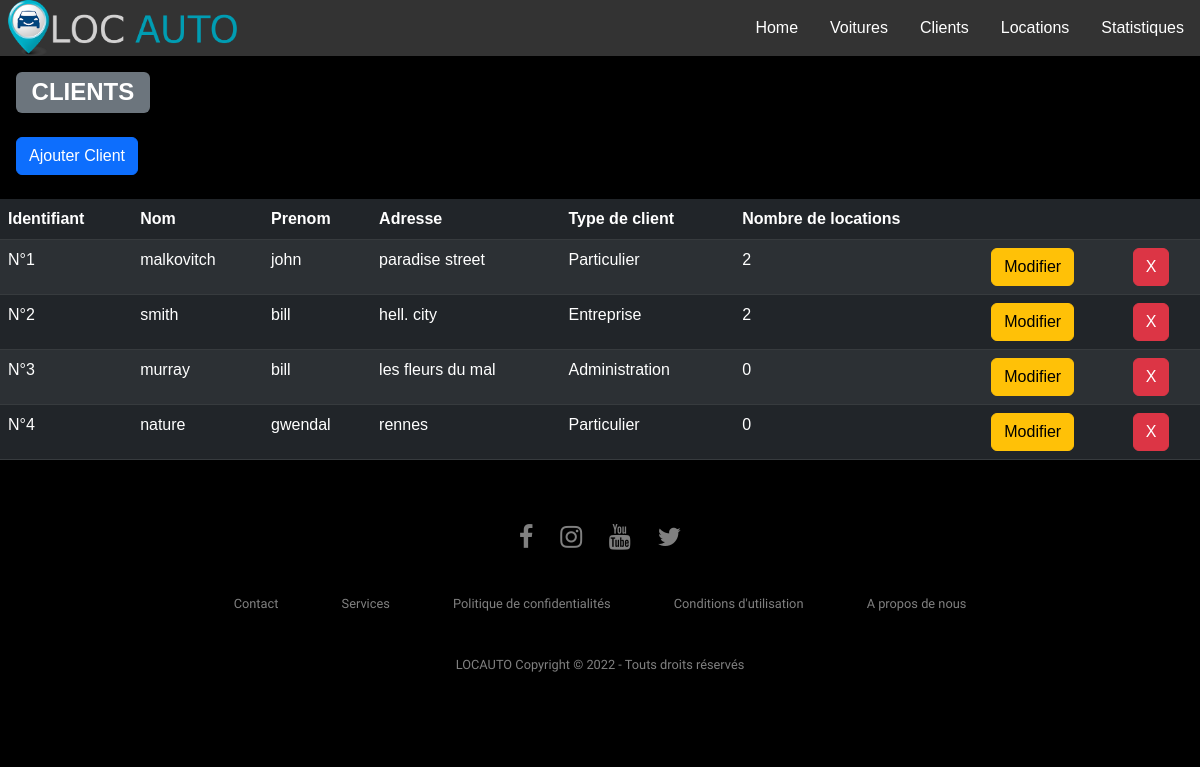
Page /?choice=clients on the committed database.
### tables this page shows
CREATE TABLE `Client` (
  `id_client` int(11) NOT NULL AUTO_INCREMENT,
  `nom` varchar(50) NOT NULL,
  `prenom` varchar(50) NOT NULL,
  `adresse` varchar(100) NOT NULL,
  `id_type_de_client` int(11) NOT NULL,
  PRIMARY KEY (`id_client`),
  KEY `Client_Type_de_client_FK` (`id_type_de_client`),
  CONSTRAINT `Client_Type_de_client_FK` FOREIGN KEY (`id_type_de_client`) REFERENCES `Type_de_client` (`id_type_de_client`)
);

CREATE TABLE `Type_de_client` (
  `id_type_de_client` int(11) NOT NULL,
  `libelle` varchar(100) NOT NULL,
  PRIMARY KEY (`id_type_de_client`)
);

### src/core/controller.php (called while the page is built, shortened)
<?php
require_once 'src/DbConnexion.php';
require_once 'src/core/modele.php';
require_once 'src/controllers/view.php';

### Index.php (called while the page is built)
<?php
class Index {
    public static function main(){
        require_once 'src/core/controller.php';
    }
}
Index::main();

### src/DbConnexion.php (called while the page is built, shortened)
<?php
class DbConnexion
{
    private static string $DB_HOST = 'localhost';
    private static string $DB_NAME = 'locauto';
    private static string $DB_USER = 'root';
    private static string $DB_PASSWORD = '';
    private static PDO $connexion;
    public static function getConnexion(): PDO
    {
        if(!isset(self::$connexion)) {
            self::$connexion = new PDO('mysql:host='.self::$DB_HOST.';dbname='.self::$DB_NAME, self::$DB_USER, self::$DB_PASSWORD);
        }
        return self::$connexion;
    }
}

### src/models/DAO/TypeClientDAO.php (called while the page is built, shortened)
<?php
require_once 'src/DbConnexion.php';
require_once 'src/models/class/TypeClient.php';
class TypeClientDAO
{
    private static TypeClientDAO $instance;
    public static function getInstance(): TypeClientDAO {
        if(!isset(self::$instance)) {
            self::$instance = new TypeClientDAO();
        }
        return self::$instance;
    }
}

### src/models/DAO/ClientDAO.php (called while the page is built, shortened)
<?php
require_once 'src/DbConnexion.php';
require_once 'src/models/DAO/TypeClientDAO.php';
require_once 'src/models/class/Client.php';
require_once 'src/models/class/TypeClient.php';
class ClientDAO
{
    private static ClientDAO $instance;
    private PDO $connexion;
    private function __construct()
    {
        $this->connexion = DbConnexion::getConnexion();
    }
    public static function getInstance(): ClientDAO {
        if(!isset(self::$instance)) {
            self::$instance = new ClientDAO();
        }
        return self::$instance;
    }
    public function getAll(): array
    {
        $request = "
            SELECT id_client, nom, prenom, adresse, id_type_de_client, libelle
            FROM client
            LEFT JOIN type_de_client tdc USING(id_type_de_client)
        ";
        $result = $this->connexion->query($request);
        $clients = array();
        while ($data = $result->fetch()) {
            $client = $this->dataToClient($data);
            array_push($clients, $client);
        }
        return $clients;
    }
    private function dataToClient($data): Client
    {
        $typeClient = $data['id_type_de_client'] == null ? null : new TypeClient(
            $data['id_type_de_client'],
            $data['libelle']
        );
        return new Client(
            $data['id_client'],
            $data['nom'],
            $data['prenom'],
            $data['adresse'],
            $typeClient
        );
    }
    public function getNbLocationById(int $idClient): int
    {
        $request = "SELECT COUNT(id_location) AS nbLocation
        FROM location
        WHERE id_client = $idClient;";
        $result = $this->connexion->query($request);
        while ($data = $result->fetch()) {
            return ($data['nbLocation']);
        }
    }
}

### src/core/modele.php (called while the page is built, shortened)
<?php
require_once 'src/models/DAO/MarqueDAO.php';
require_once 'src/models/DAO/ClientDAO.php';
require_once 'src/models/DAO/TypeClientDAO.php';
$clientDAO = ClientDAO::getInstance();

### src/models/class/Client.php (called while the page is built, shortened)
<?php
require_once 'src/models/class/TypeClient.php';
class Client
{
    private ?int $id;
    private ?string $nom;
    private ?string $prenom;
    private ?string $adresse;
    private ?TypeClient $typeClient;
    public function __construct(int $id, string $nom, string $prenom, string $adresse, TypeClient $typeClient)
    {
        $this->id = $id;
        $this->nom = $nom;
        $this->prenom = $prenom;
        $this->adresse = $adresse;
        $this->typeClient = $typeClient;
    }
    public function getId(): int
    {
        return $this->id;
    }
    public function getNom(): string
    {
        return $this->nom;
    }
    public function getPrenom(): string
    {
        return $this->prenom;
    }
    public function getAdresse(): string
    {
        return $this->adresse;
    }
    public function getTypeClient(): TypeClient
    {
        return $this->typeClient;
    }
}

### src/models/class/TypeClient.php (called while the page is built, shortened)
<?php
class TypeClient
{
    private ?string $libelle;
    public function __construct(int $id, string $libelle)
    {
        $this->libelle = $libelle;
    }
    public function getLibelle(): string
    {
        return $this->libelle;
    }
}

### src/views/clients.php (the view, shortened to what this page needs)
<h2><span class="badge bg-secondary m-3">CLIENTS</span></h2>
<button class="btn btn-primary mx-3" data-bs-toggle="modal" data-bs-target="#modalCreate">
    Ajouter Client
</button>
<br>
<table class="table table-striped table-dark">
    <thead>
        <tr>
            <th scope="col">Identifiant</th>
            <th scope="col">Nom</th>
            <th scope="col">Prenom</th>
            <th scope="col">Adresse</th>
            <th scope="col">Type de client</th>
            <th scope="col">Nombre de locations</th>
            <th scope="col"></th>
            <th scope="col"></th>
        </tr>
    </thead>
    <tbody>
        <?php
        foreach ($clientDAO->getAll() as $client) { ?>
            <tr>
                <td><?php echo "N°" . $client->getId(); ?></td>
                <td><?php echo $client->getNom(); ?></td>
                <td><?php echo $client->getPrenom(); ?></td>
                <td><?php echo $client->getAdresse(); ?></td>
                <td><?php echo $client->getTypeClient()->getLibelle(); ?></td>
                <td><?php echo $clientDAO->getNbLocationById($client->getId()); ?></td>
                <td>
                    <button type="button" class="btn btn-warning" data-bs-toggle="modal" data-bs-target="#modalUpdate"
                            onclick="loadUpdateClientModal(<?php echo $client->getId() ?>)">
                        Modifier
                    </button>
                </td>
                <td>
                    <form method="post">
                        <button class="btn btn-danger" type="submit" name="deleteClient">X
                        </button>
                    </form>
                </td>
            </tr>
            <?php
        }
        ?>
</table>

### ressources/css/style.css (style rules this page uses)
body { background-color: #000000; margin: 0; font-family: sans-serif; }

### rows in the picture
client: id_client "1", nom "malkovitch", prenom "john", adresse "paradise street", id_type_de_client.libelle "Particulier", Id "2"
client: id_client "2", nom "smith", prenom "bill", adresse "hell. city", id_type_de_client.libelle "Entreprise"
client: id_client "3", nom "murray", prenom "bill", adresse "les fleurs du mal", id_type_de_client.libelle "Administration", Id "0"
client: id_client "4", nom "nature", prenom "gwendal", adresse "rennes", id_type_de_client.libelle "Particulier", Id "0"
